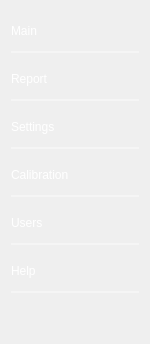
        <widget class="QFrame" name="sidebar">
         <property name="maximumSize">
          <size>
           <width>150</width>
           <height>16777215</height>
          </size>
         </property>
         <property name="styleSheet">
          <string notr="true">QFrame#sidebar{
background-color:rgb(6, 76, 130);
min-width:150px;
max-width:150px;
}


QPushButton{
	color: #ffffff;
	min-height: 40px;
	text-align: left;
	icon-size:25px;
	background-color:rgba(0,0,0,0);

	border-bottom:2px solid rgba(255,255,255,100);
	border-radius : 0px;
	min-width:0px;
    }

    QPushButton:hover{
    font-size:14px; 
font-weight:bold;
}

QPushButton:disabled{
	color: rgb(150, 150, 150);
}

Line{
	max-width: 120px;
	background-color:rgba(255, 255, 255, 50);
	margin: 0 15px;
}</string>
         </property>
         <layout class="QVBoxLayout" name="verticalLayout_2">
          <item>
           <widget class="QPushButton" name="sidebar_main_btn">
            <property name="enabled">
             <bool>true</bool>
            </property>
            <property name="minimumSize">
             <size>
              <width>0</width>
              <height>42</height>
             </size>
            </property>
            <property name="text">
             <string>Main</string>
            </property>
            <property name="icon">
             <iconset resource="Assets.qrc">
              <normaloff>:/assets/Assets/icons/icons8-home-50.png</normaloff>:/assets/Assets/icons/icons8-home-50.png</iconset>
            </property>
           </widget>
          </item>
          <item>
           <widget class="QPushButton" name="sidebar_report_btn">
            <property name="minimumSize">
             <size>
              <width>0</width>
              <height>42</height>
             </size>
            </property>
            <property name="text">
             <string>Report</string>
            </property>
            <property name="icon">
             <iconset resource="Assets.qrc">
              <normaloff>:/assets/Assets/icons/report-48.png</normaloff>:/assets/Assets/icons/report-48.png</iconset>
            </property>
           </widget>
          </item>
          <item>
           <widget class="QPushButton" name="sidebar_settings_btn">
            <property name="minimumSize">
             <size>
              <width>0</width>
              <height>42</height>
             </size>
            </property>
            <property name="text">
             <string>Settings</string>
            </property>
            <property name="icon">
             <iconset resource="Assets.qrc">
              <normaloff>:/assets/Assets/icons/icons8-settings-50.png</normaloff>:/assets/Assets/icons/icons8-settings-50.png</iconset>
            </property>
           </widget>
          </item>
          <item>
           <widget class="QPushButton" name="sidebar_calib_btn">
            <property name="minimumSize">
             <size>
              <width>0</width>
              <height>42</height>
             </size>
            </property>
            <property name="text">
             <string>Calibration</string>
            </property>
            <property name="icon">
             <iconset resource="Assets.qrc">
              <normaloff>:/assets/Assets/icons/icons8-ruler-50.png</normaloff>:/assets/Assets/icons/icons8-ruler-50.png</iconset>
            </property>
           </widget>
          </item>
          <item>
           <widget class="QPushButton" name="sidebar_users_btn">
            <property name="minimumSize">
             <size>
              <width>0</width>
              <height>42</height>
             </size>
            </property>
            <property name="text">
             <string>Users</string>
            </property>
            <property name="icon">
             <iconset resource="Assets.qrc">
              <normaloff>:/assets/Assets/icons/icons8-users-50.png</normaloff>:/assets/Assets/icons/icons8-users-50.png</iconset>
            </property>
           </widget>
          </item>
          <item>
           <widget class="QPushButton" name="sidebar_help_btn">
            <property name="minimumSize">
             <size>
              <width>0</width>
              <height>42</height>
             </size>
            </property>
            <property name="text">
             <string>Help</string>
            </property>
            <property name="icon">
             <iconset resource="Assets.qrc">
              <normaloff>:/assets/Assets/icons/icons8-question-50.png</normaloff>:/assets/Assets/icons/icons8-question-50.png</iconset>
            </property>
           </widget>
          </item>
          <item>
           <spacer name="verticalSpacer">
            <property name="orientation">
             <enum>Qt::Vertical</enum>
            </property>
            <property name="sizeHint" stdset="0">
             <size>
              <width>20</width>
              <height>40</height>
             </size>
            </property>
           </spacer>
          </item>
         </layout>
        </widget>
